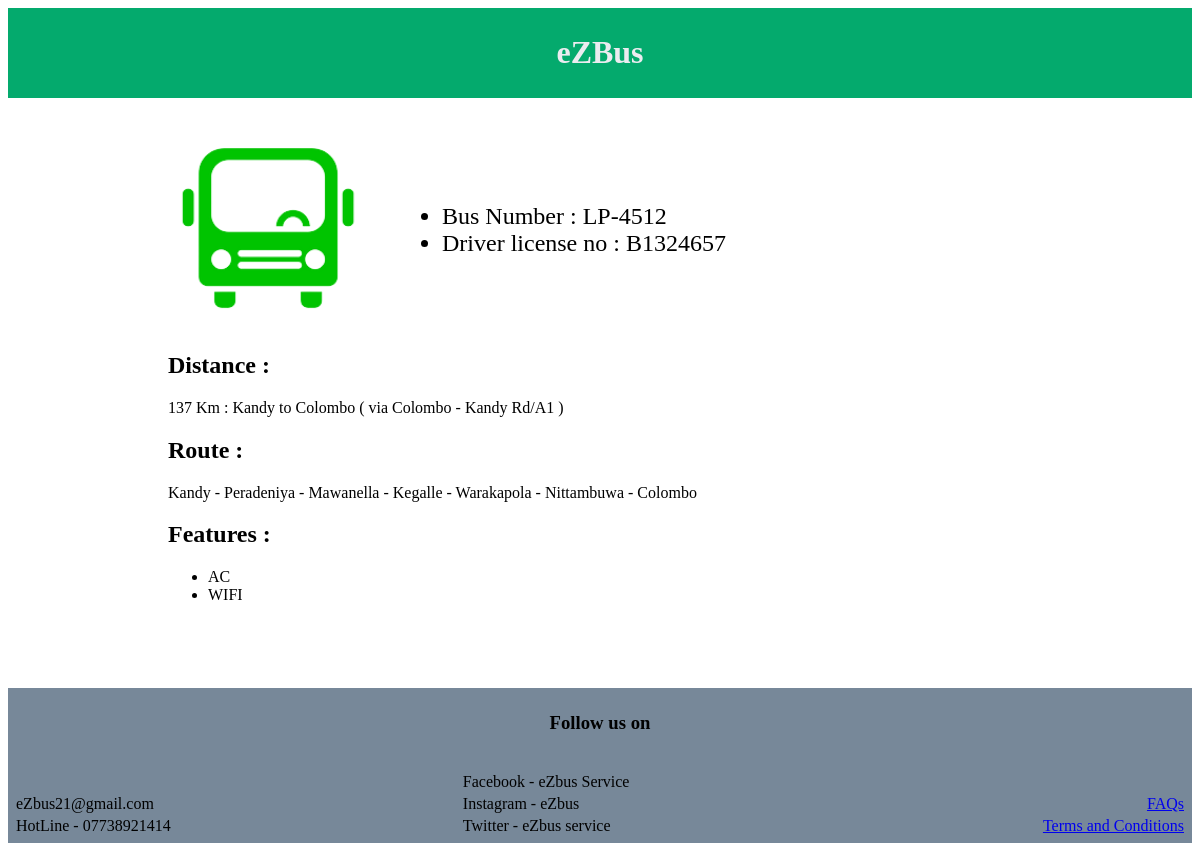
Screenshot of /php/busDetails.php?id=100 with the database file from the repository.
### tables this page shows
CREATE TABLE `bus` (
  `Bus_id` int(11) NOT NULL,
  `Route_id` int(11) DEFAULT NULL,
  `Driver_name` varchar(30) DEFAULT NULL,
  `Driver_license` varchar(20) DEFAULT NULL,
  `Bus_no` varchar(10) DEFAULT NULL,
  `Seats` int(11) DEFAULT NULL,
  `Dep_time` time DEFAULT NULL,
  `Arr_time` time DEFAULT NULL,
  `Bus_brand` varchar(25) DEFAULT NULL,
  `AC` int(11) DEFAULT NULL,
  `WIFI` int(11) DEFAULT NULL,
  `Bus_img` varchar(2048) DEFAULT NULL
);

CREATE TABLE `route` (
  `Route_id` int(11) NOT NULL,
  `Source` varchar(30) DEFAULT NULL,
  `Destination` varchar(30) DEFAULT NULL,
  `Distance` int(11) DEFAULT NULL,
  `Route_Details` text DEFAULT NULL
);

### php/busDetails.php (the view, shortened to what this page needs)
<!DOCTYPE html>
<html>
    <head>
        <link rel="stylesheet" href="../css/busDetailsStyle.css">
        <link rel="stylesheet" href="../css/headerfootertheme.css">
    </head>
    <body>
        <header>
            <h1>eZBus</h1>
        </header>
        <div id="bus_details_container">
            <?php
                require 'config.php' ;
                $bus_id = $_GET["id"] ;
                $sql = "SELECT Bus_id , Route_id ,Driver_name , Driver_license ,Bus_no ,Seats , Dep_time , Arr_time ,AC , WIFI ,Bus_img  FROM bus WHERE Bus_id = $bus_id" ;
                $bus_result = $con-> query($sql) ;
                while ($bus_row = $bus_result->fetch_assoc())
                {
                    echo "<div id='bus_details'> " ;
                        echo "<div id='bus_image'>" ;
                            if ( $bus_row["Bus_img"] != null)
                            {
                ?>
                                <a href='busDetails.php' ><img class='bus_image' src='<?php echo "../Admin/". $bus_row["Bus_img"]  ; ?>' alt='Bus image'> </a>
                <?php
                            }
                            else
                            {
                ?>
                                <a href='busDetails.php'><img class='bus_image' src='../images/buslogo.jpg' alt='bus image'> </a>
                <?php
                            }
                ?>
                        </div>
                        <div id='bus_info'>
                            <ul>
                                <?php
                                echo "<li>Bus Number : ". $bus_row['Bus_no']."</li>
                                <li>Driver license no : " . $bus_row['Driver_license']  ."</li>" ;
                                ?>
                            </ul>
                        </div>
                        <?php
                        $route_id = $bus_row['Route_id'] ;
                        $sqlroute = "SELECT Source , Destination , Route_details , Distance FROM route WHERE Route_id =  $route_id"  ;
                        $resultRoute = $con-> query($sqlroute) ;
                        while($routeinfo = $resultRoute-> fetch_assoc())
                        {
                            echo "<h2> Distance : </h3>" ;
                            echo "<p>" . $routeinfo['Distance']. " Km : ". $routeinfo['Source'] . " to " . $routeinfo['Destination'] ." ( " . $routeinfo['Route_details'] ." ) " ."</p>" ;
                            $sqlStations = "SELECT  Station_name , Price FROM route_station WHERE Route_id = $route_id ORDER BY Price" ;
                            $result_stations = $con->query($sqlStations) ;
                            $text = '' ;
                            $count = 0 ;
                            while($station_row = $result_stations->fetch_assoc())
                            {
                                if($count == 0)
                                    $text .=  $station_row["Station_name"]  ;
                                else
                                    $text .= " - " . $station_row["Station_name"]  ;
                                $count++ ;
                            }
                            echo "<div id='routes'>
                            <h2>Route :</h2>" ;
                            echo "<p>". $text ."</p>" ;
                        }
                        ?>
                        </div>
                        <div id='features'>
                            <h2>Features :</h2>
                            <ul>
                            <?php
                            if ($bus_row["AC"] == 1)
                                echo "<li class='feature_list'>AC</li>" ;
                            if ($bus_row["WIFI"] == 1)
                                echo "<li class='feature_list'>WIFI</li>" ;
                            ?>
                            </ul>
                        </div>
                    </div>
            <?php
                }
            ?>
            </div>
            <footer class="ftr">
			<div class="footer">
				<center><h3>Follow us on</h3></center><br>
				<table id="footerTable">
				<tr>
					<td></td>
					<td style="padding-left:150px;">Facebook  - eZbus Service</td>
					<td></td>
				</tr>
				<tr>
					<td>eZbus21@gmail.com</td>
					<td style="padding-left:150px;">Instagram - eZbus</td>
					<td align="right"><a href="#" class="FQs">FAQs</a></td>
				</tr>
				<tr>
					<td>HotLine - 07738921414</td>
					<td style="padding-left:150px;"> Twitter - eZbus service</td>
					<td align="right"><a href="#" class="TandC">Terms and Conditions</a></td>
				</tr>
				</table>
			</div>
		</footer>
    </body>
</html>

### css/busDetailsStyle.css (style rules this page uses)
header { background-color: #04AA6D; text-align: center; color: #EBECF0; padding: 5px ; }
footer { position: relative; background-color: #04AA6D; bottom: 0; padding: 5px; }
#bus_details_container { min-height: 70vh; }
#bus_details { margin: 30px 20vh 30px 20vh; }
.bus_image { height: 200px; width: 200px; border-radius: 5px; }
#bus_info { font-size: 24px; margin-left: 30px; }
#bus_image , #bus_info { display: inline-block; vertical-align: middle; }

### css/headerfootertheme.css (style rules this page uses)
table { width: 100%; }
footer { position: relative; background-color: #778899; bottom: 0; padding: 5px; }

### rows the page displays
bus: Bus_img (picture), Bus_no "LP-4512", Driver_license "B1324657", AC "AC", WIFI "WIFI"
route: Distance "137", Source "Kandy", Destination "Colombo", Route_Details "via Colombo - Kandy Rd/A1", text "Kandy - Peradeniya - Mawanella - Kegalle - Warakapola - Nittambuwa - Colombo"
